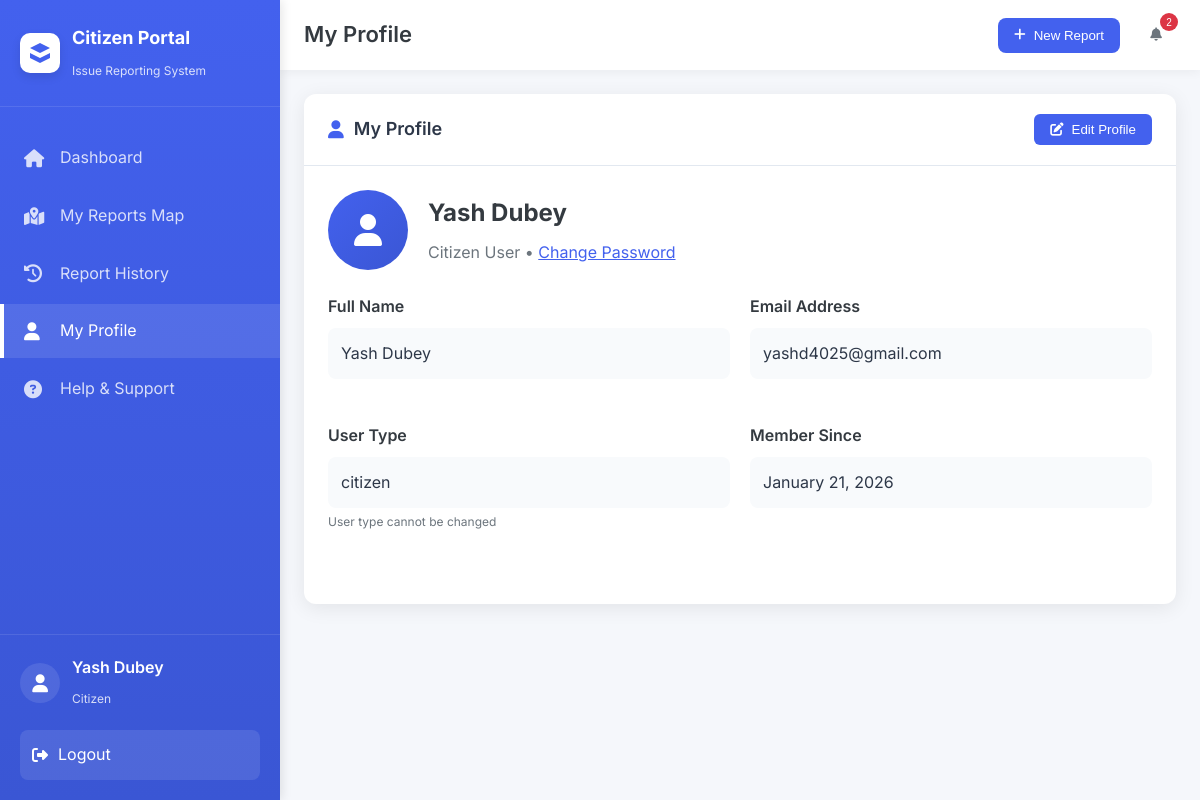
Screenshot of /profile.php (signed in) with the database file from the repository.
### tables this page shows
CREATE TABLE `users` (
  `id` int(11) NOT NULL,
  `full_name` varchar(100) NOT NULL,
  `email` varchar(150) NOT NULL,
  `password_hash` varchar(255) NOT NULL,
  `user_type` enum('citizen','volunteer','municipal_admin','ward_admin','super_admin') NOT NULL,
  `ward` varchar(10) DEFAULT NULL,
  `is_active` tinyint(1) DEFAULT 1,
  `last_login` datetime DEFAULT NULL,
  `created_at` timestamp NOT NULL DEFAULT current_timestamp()
);

### profile.php (the view, shortened to what this page needs)
<?php
$database = new Database();
$db = $database->getConnection();
$is_editing = isset($_GET['edit']) && $_GET['edit'] === 'true';
$show_password_form = isset($_GET['action']) && $_GET['action'] === 'change-password';
$query = "SELECT full_name, email, created_at, user_type FROM users WHERE id = ?";
$stmt = $db->prepare($query);
$stmt->bind_param("i", $_SESSION['user_id']);
$stmt->execute();
$result = $stmt->get_result();
$user_details = $result->fetch_assoc();
?>
<!DOCTYPE html>
<html lang="en">
<head>
    <link rel="stylesheet" href="https://cdnjs.cloudflare.com/ajax/libs/font-awesome/6.4.0/css/all.min.css">
    <link rel="stylesheet" href="assets/css/user-dashboard.css">
    <link rel="stylesheet" href="assets/css/mobile.css?v=3">
</head>
<body>
    <nav class="user-sidebar">
        <div class="sidebar-header">
            <div class="logo-container">
                <div class="gov-logo">
                    <svg viewBox="0 0 24 24">
                        <path d="M12,2L2,7L12,12L22,7L12,2M2,17L12,22L22,17V12L12,17L2,12V17Z" />
                    </svg>
                </div>
                <div class="logo-text">
                    <h2>Citizen Portal</h2>
                    <span>Issue Reporting System</span>
                </div>
            </div>
        </div>
        <ul class="sidebar-menu">
            <li class="menu-item">
                <a href="user_dashboard.php">
                    <i class="fas fa-home"></i>
                    <span>Dashboard</span>
                </a>
            </li>
            <li class="menu-item">
                <a href="map_reports.php">
                    <i class="fas fa-map-marked-alt"></i>
                    <span>My Reports Map</span>
                </a>
            </li>
            <li class="menu-item">
                <a href="report_history.php">
                    <i class="fas fa-history"></i>
                    <span>Report History</span>
                </a>
            </li>
            <li class="menu-item active">
                <a href="profile.php">
                    <i class="fas fa-user"></i>
                    <span>My Profile</span>
                </a>
            </li>
            <li class="menu-item">
                <a href="help.php">
                    <i class="fas fa-question-circle"></i>
                    <span>Help & Support</span>
                </a>
            </li>
        </ul>
        <div class="sidebar-footer">
            <div class="user-info">
                <div class="user-avatar">
                    <i class="fas fa-user"></i>
                </div>
                <div class="user-details">
                    <span class="user-name"><?php echo htmlspecialchars($_SESSION['full_name']); ?></span>
                    <span class="user-role">Citizen</span>
                </div>
            </div>
            <a href="logout.php" class="logout-btn">
                <i class="fas fa-sign-out-alt"></i>
                <span>Logout</span>
            </a>
        </div>
    </nav>
    <main class="user-main">
        <header class="user-header">
            <div class="header-left">
                <h1>My Profile</h1>
            </div>
            <div class="header-right">
                <button class="new-report-btn" onclick="location.href='map_reports.php'">
                    <i class="fas fa-plus"></i>
                    New Report
                </button>
                <div class="header-actions">
                    <button class="notification-btn">
                        <i class="fas fa-bell"></i>
                        <span class="notification-badge">2</span>
                    </button>
                </div>
            </div>
        </header>
        <div class="dashboard-content">
            <div class="content-card">
                <div class="card-header">
                    <h2><i class="fas fa-user"></i> My Profile</h2>
                    <?php if (!$is_editing && !$show_password_form): ?>
                        <button class="edit-profile-btn" onclick="enableEditMode()">
                            <i class="fas fa-edit"></i>
                            Edit Profile
                        </button>
                    <?php endif; ?>
                </div>
                <div class="card-body">
                    <div class="profile-header">
                        <div class="profile-avatar">
                            <i class="fas fa-user"></i>
                        </div>
                        <div class="profile-info">
                            <h2><?php echo htmlspecialchars($user_details['full_name']); ?></h2>
                            <p>Citizen User •
                                <?php if ($show_password_form): ?>
                                    <a href="profile.php" class="change-password-link">Back to Profile</a>
                                <?php else: ?>
                                    <a href="profile.php?action=change-password" class="change-password-link">Change Password</a>
                                <?php endif; ?>
                            </p>
                        </div>
                    </div>
                    <div class="profile-view" id="profileView" <?php echo $is_editing ? 'style="display: none;"' : ''; ?>>
                        <div class="form-grid">
                            <div class="form-group">
                                <label>Full Name</label>
                                <div class="profile-field-view">
                                    <?php echo htmlspecialchars($user_details['full_name']); ?>
                                </div>
                            </div>
                            <div class="form-group">
                                <label>Email Address</label>
                                <div class="profile-field-view">
                                    <?php echo htmlspecialchars($user_details['email']); ?>
                                </div>
                            </div>
                            <div class="form-group">
                                <label>User Type</label>
                                <div class="profile-field-view">
                                    <?php echo htmlspecialchars($user_details['user_type']); ?>
                                </div>
                                <small class="form-text">User type cannot be changed</small>
                            </div>
                            <div class="form-group">
                                <label>Member Since</label>
                                <div class="profile-field-view">
                                    <?php echo date('F j, Y', strtotime($user_details['created_at'])); ?>
                                </div>
                            </div>
                        </div>
                    </div>
                </div>
            </div>
        </div>
    </main>
</body>
</html>

### rows the page displays
users: full_name "Yash Dubey", email "yashd4025@gmail.com", user_type "citizen", created_at "January 21, 2026"

### other values shown
$_SESSION['full_name'] "Yash Dubey"
